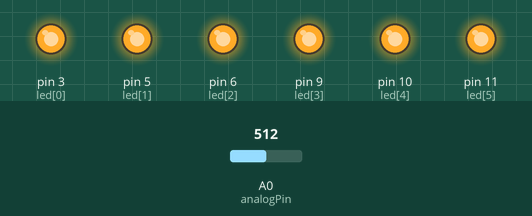
Simulated run of this sketch. Board: Arduino Uno, built with avr-gcc and run on an emulated ATmega328P. On the bench: output pins drawn as LEDs (lit = HIGH). Inputs (shaded band) come from the test bench; at power-on: A0 (analogPin) = 512.

Above: at 1.2 s.
1.3 s: A0 (analogPin) set to 181
2.8 s: A0 (analogPin) set to 163
At 3.5 s:
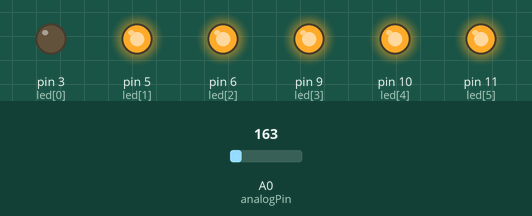
4.3 s: A0 (analogPin) set to 306
At 4.7 s:
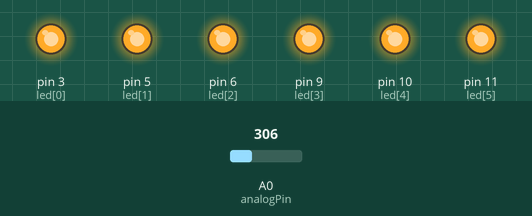
5.8 s: A0 (analogPin) set to 122
At 7.0 s:
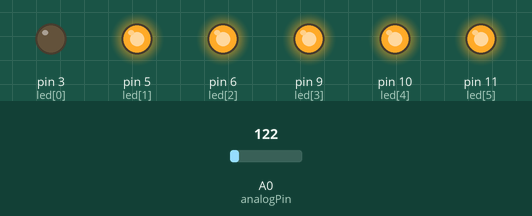
Timing chart, 0 to 8.3 s (numbered marks = the images above; inputs shaded):
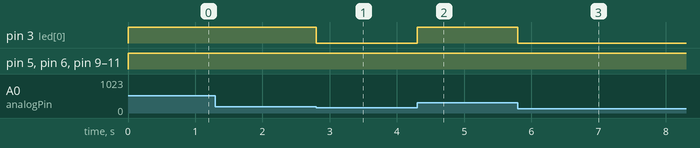

The sketch:

sketch_dec26d_r2.ino
```cpp
const int led[6] = {3,5,6,9,10,11};
const int analogPin = A0;


void setup() {
  int sensorInput = analogRead(analogPin);

  for(int n=0;n<=5;n++);

}

void loop() {
  int sensorInput = analogRead(analogPin);

  for(int n=0;n<=5;n++){
    if(sensorInput/171*(1+n))
      analogWrite(led[n], 255);

    else if(sensorInput/171>=(0+n))
      analogWrite(led[n], int(sensorInput%171/171,0*255));

}
}

//맵 함수
// map(value, fromLow, fronHigh, toLow, toHigh);
// 맵핑 값, 값의 하한값, 값의 상한값, 대상범위 하한값, 대상범위 상한값
```

Measured:
- the behaviour switches between 171 and 170 on A0 (analogPin) (found by bisection; images 0 and 1)
- after the input at 1.3 s, every drawn part: stays the same
- after the input at 2.8 s, pin 3 (led[0]): HIGH → LOW at once
- after the input at 4.3 s, pin 3 (led[0]): LOW → HIGH at once
- after the input at 5.8 s, pin 3 (led[0]): HIGH → LOW at once
